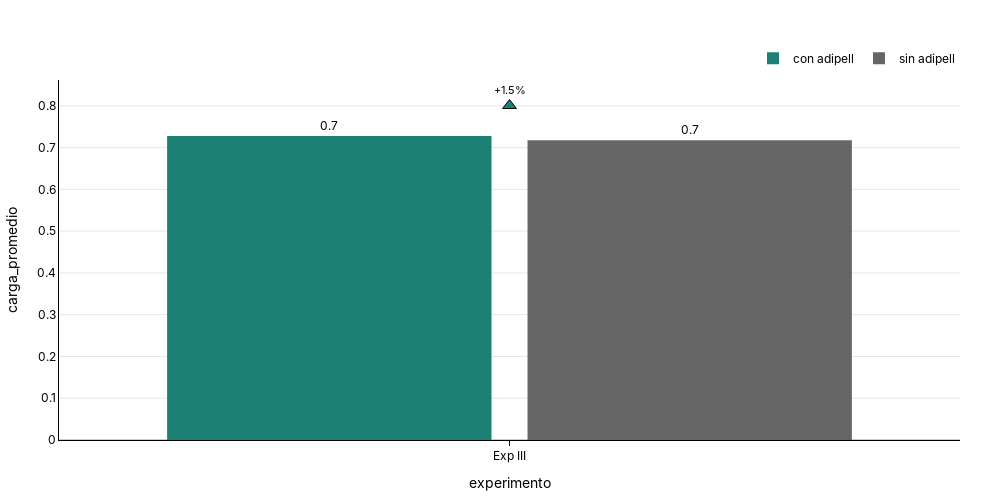

Notebook code cell kept with this figure:
### Code cell
fig_carga_promedio =plot_bar(
df=sultana_group,
x_col="experimento",
y_col="carga_promedio",
group_col="producto",
delta_reference_group='sin adipell',
show_delta=True,
delta_type='pct',
#title="PDI (%)",
)
fig_carga_promedio  .show()
s3.save_plotly_html(fig_carga_promedio, "carga_promedio_sultana.html")

### Figure 1 — Plotly figure (JSON) as saved in the notebook; plotly's stock layout.template omitted (floating-point values rounded to 4 significant figures)
{"data": [{"hovertemplate": "<b>experimento:</b> %{x}<br><b>carga_promedio:</b> %{y:.1f}<br><extra></extra>", "marker": {"color": "#1C8074", "line": {"width": 0}}, "name": "con adipell", "text": [0.728], "textposition": "outside", "texttemplate": "%{text:.1f}", "type": "bar", "x": ["Exp III"], "y": [0.728]}, {"hovertemplate": "<b>experimento:</b> %{x}<br><b>carga_promedio:</b> %{y:.1f}<br><extra></extra>", "marker": {"color": "#666666", "line": {"width": 0}}, "name": "sin adipell", "text": [0.7175], "textposition": "outside", "texttemplate": "%{text:.1f}", "type": "bar", "x": ["Exp III"], "y": [0.7175]}, {"hoverinfo": "skip", "marker": {"color": ["#1C8074"], "line": {"color": "black", "width": 1}, "size": 12, "symbol": ["triangle-up"]}, "mode": "markers+text", "showlegend": false, "text": ["+1.5%"], "textfont": {"color": "black", "size": 11}, "textposition": "top center", "type": "scatter", "x": ["Exp III"], "y": [0.8008]}], "layout": {"bargap": 0.2, "bargroupgap": 0.1, "barmode": "group", "font": {"color": "black", "family": "Inter, Arial, sans-serif"}, "height": 500, "legend": {"orientation": "h", "title": {"text": ""}, "x": 1, "xanchor": "right", "y": 1.02, "yanchor": "bottom"}, "margin": {"b": 40, "l": 40, "r": 40, "t": 80}, "paper_bgcolor": "rgba(0,0,0,0)", "plot_bgcolor": "rgba(0,0,0,0)", "title": {"text": "<b><b>", "x": 0.5, "xanchor": "center", "y": 0.95, "yanchor": "top"}, "width": 1000, "xaxis": {"linecolor": "black", "linewidth": 1, "showline": true, "tickcolor": "black", "ticks": "outside", "title": {"text": "experimento"}}, "yaxis": {"gridcolor": "rgba(0,0,0,0.1)", "linecolor": "black", "linewidth": 1, "showgrid": true, "showline": true, "title": {"text": "carga_promedio"}, "zeroline": true, "zerolinecolor": "rgba(0,0,0,0.2)"}}}
